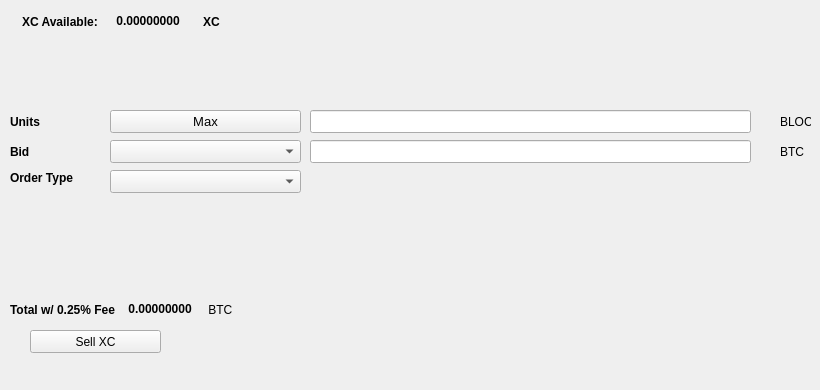
   <widget class="QWidget" name="SellTab">
    <attribute name="title">
     <string>Sell</string>
    </attribute>
    <widget class="QLabel" name="label_16">
     <property name="geometry">
      <rect>
       <x>780</x>
       <y>140</y>
       <width>31</width>
       <height>23</height>
      </rect>
     </property>
     <property name="text">
      <string>BTC</string>
     </property>
    </widget>
    <widget class="QComboBox" name="SellBidcomboBox">
     <property name="geometry">
      <rect>
       <x>110</x>
       <y>140</y>
       <width>191</width>
       <height>23</height>
      </rect>
     </property>
     <property name="font">
      <font>
       <pointsize>10</pointsize>
      </font>
     </property>
    </widget>
    <widget class="QLabel" name="label_18">
     <property name="geometry">
      <rect>
       <x>10</x>
       <y>110</y>
       <width>46</width>
       <height>23</height>
      </rect>
     </property>
     <property name="font">
      <font>
       <weight>75</weight>
       <bold>true</bold>
      </font>
     </property>
     <property name="text">
      <string>Units</string>
     </property>
    </widget>
    <widget class="QPushButton" name="Sell_Max_Amount">
     <property name="geometry">
      <rect>
       <x>110</x>
       <y>110</y>
       <width>191</width>
       <height>23</height>
      </rect>
     </property>
     <property name="font">
      <font>
       <pointsize>10</pointsize>
      </font>
     </property>
     <property name="text">
      <string>Max</string>
     </property>
    </widget>
    <widget class="QLabel" name="label_20">
     <property name="geometry">
      <rect>
       <x>10</x>
       <y>170</y>
       <width>91</width>
       <height>16</height>
      </rect>
     </property>
     <property name="font">
      <font>
       <weight>75</weight>
       <bold>true</bold>
      </font>
     </property>
     <property name="text">
      <string>Order Type</string>
     </property>
    </widget>
    <widget class="QComboBox" name="SellOrdertypeCombo">
     <property name="geometry">
      <rect>
       <x>110</x>
       <y>170</y>
       <width>191</width>
       <height>23</height>
      </rect>
     </property>
     <property name="font">
      <font>
       <pointsize>10</pointsize>
      </font>
     </property>
    </widget>
    <widget class="QLabel" name="label_21">
     <property name="geometry">
      <rect>
       <x>10</x>
       <y>140</y>
       <width>46</width>
       <height>23</height>
      </rect>
     </property>
     <property name="font">
      <font>
       <weight>75</weight>
       <bold>true</bold>
      </font>
     </property>
     <property name="text">
      <string>Bid</string>
     </property>
    </widget>
    <widget class="QLabel" name="label_22">
     <property name="geometry">
      <rect>
       <x>780</x>
       <y>110</y>
       <width>31</width>
       <height>23</height>
      </rect>
     </property>
     <property name="text">
      <string>BLOCK</string>
     </property>
    </widget>
    <widget class="QLineEdit" name="UnitsInputBLOCK">
     <property name="geometry">
      <rect>
       <x>310</x>
       <y>110</y>
       <width>441</width>
       <height>23</height>
      </rect>
     </property>
     <property name="font">
      <font>
       <pointsize>9</pointsize>
       <weight>75</weight>
       <bold>true</bold>
      </font>
     </property>
    </widget>
    <widget class="QLineEdit" name="SellBidPriceEdit">
     <property name="geometry">
      <rect>
       <x>310</x>
       <y>140</y>
       <width>441</width>
       <height>23</height>
      </rect>
     </property>
     <property name="font">
      <font>
       <pointsize>9</pointsize>
       <weight>75</weight>
       <bold>true</bold>
      </font>
     </property>
    </widget>
    <widget class="QPushButton" name="SellBLOCKBTN">
     <property name="geometry">
      <rect>
       <x>30</x>
       <y>330</y>
       <width>131</width>
       <height>23</height>
      </rect>
     </property>
     <property name="text">
      <string>Sell XC</string>
     </property>
     <property name="icon">
      <iconset resource="../blocknetdx.qrc">
       <normaloff>:/icons/bitcoin</normaloff>:/icons/bitcoin</iconset>
     </property>
    </widget>
    <widget class="QWidget" name="layoutWidget3">
     <property name="geometry">
      <rect>
       <x>22</x>
       <y>12</y>
       <width>266</width>
       <height>19</height>
      </rect>
     </property>
     <layout class="QHBoxLayout" name="horizontalLayout">
      <item>
       <widget class="QLabel" name="label232_2">
        <property name="font">
         <font>
          <weight>75</weight>
          <bold>true</bold>
         </font>
        </property>
        <property name="text">
         <string>XC Available:</string>
        </property>
       </widget>
      </item>
      <item>
       <widget class="QLabel" name="BLOCKAvailableLabel">
        <property name="palette">
         <palette>
          <active>
           <colorrole role="WindowText">
            <brush brushstyle="SolidPattern">
             <color alpha="255">
              <red>0</red>
              <green>0</green>
              <blue>0</blue>
             </color>
            </brush>
           </colorrole>
           <colorrole role="Button">
            <brush brushstyle="SolidPattern">
             <color alpha="255">
              <red>0</red>
              <green>170</green>
              <blue>0</blue>
             </color>
            </brush>
           </colorrole>
           <colorrole role="Light">
            <brush brushstyle="SolidPattern">
             <color alpha="255">
              <red>0</red>
              <green>255</green>
              <blue>0</blue>
             </color>
            </brush>
           </colorrole>
           <colorrole role="Midlight">
            <brush brushstyle="SolidPattern">
             <color alpha="255">
              <red>0</red>
              <green>212</green>
              <blue>0</blue>
             </color>
            </brush>
           </colorrole>
           <colorrole role="Dark">
            <brush brushstyle="SolidPattern">
             <color alpha="255">
              <red>0</red>
              <green>85</green>
              <blue>0</blue>
             </color>
            </brush>
           </colorrole>
           <colorrole role="Mid">
            <brush brushstyle="SolidPattern">
             <color alpha="255">
              <red>0</red>
              <green>113</green>
              <blue>0</blue>
             </color>
            </brush>
           </colorrole>
           <colorrole role="Text">
            <brush brushstyle="SolidPattern">
             <color alpha="255">
              <red>0</red>
              <green>170</green>
              <blue>0</blue>
             </color>
            </brush>
           </colorrole>
           <colorrole role="BrightText">
            <brush brushstyle="SolidPattern">
             <color alpha="255">
              <red>255</red>
              <green>255</green>
              <blue>255</blue>
             </color>
            </brush>
           </colorrole>
           <colorrole role="ButtonText">
            <brush brushstyle="SolidPattern">
             <color alpha="255">
              <red>0</red>
              <green>0</green>
              <blue>0</blue>
             </color>
            </brush>
           </colorrole>
           <colorrole role="Base">
            <brush brushstyle="SolidPattern">
             <color alpha="255">
              <red>255</red>
              <green>255</green>
              <blue>255</blue>
             </color>
            </brush>
           </colorrole>
           <colorrole role="Window">
            <brush brushstyle="SolidPattern">
             <color alpha="255">
              <red>0</red>
              <green>170</green>
              <blue>0</blue>
             </color>
            </brush>
           </colorrole>
           <colorrole role="Shadow">
            <brush brushstyle="SolidPattern">
             <color alpha="255">
              <red>0</red>
              <green>0</green>
              <blue>0</blue>
             </color>
            </brush>
           </colorrole>
           <colorrole role="AlternateBase">
            <brush brushstyle="SolidPattern">
             <color alpha="255">
              <red>127</red>
              <green>212</green>
              <blue>127</blue>
             </color>
            </brush>
           </colorrole>
           <colorrole role="ToolTipBase">
            <brush brushstyle="SolidPattern">
             <color alpha="255">
              <red>255</red>
              <green>255</green>
              <blue>220</blue>
             </color>
            </brush>
           </colorrole>
           <colorrole role="ToolTipText">
            <brush brushstyle="SolidPattern">
             <color alpha="255">
              <red>0</red>
              <green>0</green>
              <blue>0</blue>
             </color>
            </brush>
           </colorrole>
          </active>
          <inactive>
           <colorrole role="WindowText">
            <brush brushstyle="SolidPattern">
             <color alpha="255">
              <red>0</red>
              <green>0</green>
              <blue>0</blue>
             </color>
            </brush>
           </colorrole>
           <colorrole role="Button">
            <brush brushstyle="SolidPattern">
             <color alpha="255">
              <red>0</red>
              <green>170</green>
              <blue>0</blue>
             </color>
            </brush>
           </colorrole>
           <colorrole role="Light">
            <brush brushstyle="SolidPattern">
             <color alpha="255">
              <red>0</red>
              <green>255</green>
              <blue>0</blue>
             </color>
            </brush>
           </colorrole>
           <colorrole role="Midlight">
            <brush brushstyle="SolidPattern">
             <color alpha="255">
              <red>0</red>
              <green>212</green>
              <blue>0</blue>
             </color>
            </brush>
           </colorrole>
           <colorrole role="Dark">
            <brush brushstyle="SolidPattern">
             <color alpha="255">
              <red>0</red>
              <green>85</green>
              <blue>0</blue>
             </color>
            </brush>
           </colorrole>
           <colorrole role="Mid">
            <brush brushstyle="SolidPattern">
             <color alpha="255">
              <red>0</red>
              <green>113</green>
              <blue>0</blue>
             </color>
            </brush>
           </colorrole>
           <colorrole role="Text">
            <brush brushstyle="SolidPattern">
             <color alpha="255">
              <red>0</red>
              <green>170</green>
              <blue>0</blue>
             </color>
            </brush>
           </colorrole>
           <colorrole role="BrightText">
            <brush brushstyle="SolidPattern">
             <color alpha="255">
              <red>255</red>
              <green>255</green>
              <blue>255</blue>
             </color>
            </brush>
           </colorrole>
           <colorrole role="ButtonText">
            <brush brushstyle="SolidPattern">
             <color alpha="255">
              <red>0</red>
              <green>0</green>
              <blue>0</blue>
             </color>
            </brush>
           </colorrole>
           <colorrole role="Base">
            <brush brushstyle="SolidPattern">
             <color alpha="255">
              <red>255</red>
              <green>255</green>
              <blue>255</blue>
             </color>
            </brush>
           </colorrole>
           <colorrole role="Window">
            <brush brushstyle="SolidPattern">
             <color alpha="255">
              <red>0</red>
              <green>170</green>
              <blue>0</blue>
             </color>
            </brush>
           </colorrole>
           <colorrole role="Shadow">
            <brush brushstyle="SolidPattern">
             <color alpha="255">
              <red>0</red>
              <green>0</green>
              <blue>0</blue>
             </color>
            </brush>
           </colorrole>
           <colorrole role="AlternateBase">
            <brush brushstyle="SolidPattern">
             <color alpha="255">
              <red>127</red>
              <green>212</green>
              <blue>127</blue>
             </color>
            </brush>
           </colorrole>
           <colorrole role="ToolTipBase">
            <brush brushstyle="SolidPattern">
             <color alpha="255">
              <red>255</red>
              <green>255</green>
              <blue>220</blue>
             </color>
            </brush>
           </colorrole>
           <colorrole role="ToolTipText">
            <brush brushstyle="SolidPattern">
             <color alpha="255">
              <red>0</red>
              <green>0</green>
              <blue>0</blue>
             </color>
            </brush>
           </colorrole>
          </inactive>
          <disabled>
           <colorrole role="WindowText">
            <brush brushstyle="SolidPattern">
             <color alpha="255">
              <red>0</red>
              <green>85</green>
              <blue>0</blue>
             </color>
            </brush>
           </colorrole>
           <colorrole role="Button">
            <brush brushstyle="SolidPattern">
             <color alpha="255">
              <red>0</red>
              <green>170</green>
              <blue>0</blue>
             </color>
            </brush>
           </colorrole>
           <colorrole role="Light">
            <brush brushstyle="SolidPattern">
             <color alpha="255">
              <red>0</red>
              <green>255</green>
              <blue>0</blue>
             </color>
            </brush>
           </colorrole>
           <colorrole role="Midlight">
            <brush brushstyle="SolidPattern">
             <color alpha="255">
              <red>0</red>
              <green>212</green>
              <blue>0</blue>
             </color>
            </brush>
           </colorrole>
           <colorrole role="Dark">
            <brush brushstyle="SolidPattern">
             <color alpha="255">
              <red>0</red>
              <green>85</green>
              <blue>0</blue>
             </color>
            </brush>
           </colorrole>
           <colorrole role="Mid">
            <brush brushstyle="SolidPattern">
             <color alpha="255">
              <red>0</red>
              <green>113</green>
              <blue>0</blue>
             </color>
            </brush>
           </colorrole>
           <colorrole role="Text">
            <brush brushstyle="SolidPattern">
             <color alpha="255">
              <red>0</red>
              <green>85</green>
              <blue>0</blue>
             </color>
            </brush>
           </colorrole>
           <colorrole role="BrightText">
            <brush brushstyle="SolidPattern">
             <color alpha="255">
              <red>255</red>
              <green>255</green>
              <blue>255</blue>
             </color>
            </brush>
           </colorrole>
           <colorrole role="ButtonText">
            <brush brushstyle="SolidPattern">
             <color alpha="255">
              <red>0</red>
              <green>85</green>
              <blue>0</blue>
             </color>
            </brush>
           </colorrole>
           <colorrole role="Base">
            <brush brushstyle="SolidPattern">
             <color alpha="255">
              <red>0</red>
              <green>170</green>
              <blue>0</blue>
             </color>
            </brush>
           </colorrole>
           <colorrole role="Window">
            <brush brushstyle="SolidPattern">
             <color alpha="255">
              <red>0</red>
              <green>170</green>
              <blue>0</blue>
             </color>
            </brush>
           </colorrole>
           <colorrole role="Shadow">
            <brush brushstyle="SolidPattern">
             <color alpha="255">
              <red>0</red>
              <green>0</green>
              <blue>0</blue>
             </color>
            </brush>
           </colorrole>
           <colorrole role="AlternateBase">
            <brush brushstyle="SolidPattern">
             <color alpha="255">
              <red>0</red>
              <green>170</green>
              <blue>0</blue>
             </color>
            </brush>
           </colorrole>
           <colorrole role="ToolTipBase">
            <brush brushstyle="SolidPattern">
             <color alpha="255">
              <red>255</red>
              <green>255</green>
              <blue>220</blue>
             </color>
            </brush>
           </colorrole>
           <colorrole role="ToolTipText">
            <brush brushstyle="SolidPattern">
             <color alpha="255">
              <red>0</red>
              <green>0</green>
              <blue>0</blue>
             </color>
            </brush>
           </colorrole>
          </disabled>
         </palette>
        </property>
        <property name="font">
         <font>
          <weight>75</weight>
          <bold>true</bold>
         </font>
        </property>
        <property name="text">
         <string> 0.00000000 </string>
        </property>
        <property name="textInteractionFlags">
         <set>Qt::LinksAccessibleByMouse|Qt::TextSelectableByKeyboard|Qt::TextSelectableByMouse</set>
        </property>
       </widget>
      </item>
      <item>
       <widget class="QLabel" name="labelBLOCK">
        <property name="font">
         <font>
          <weight>75</weight>
          <bold>true</bold>
         </font>
        </property>
        <property name="text">
         <string>XC</string>
        </property>
       </widget>
      </item>
     </layout>
    </widget>
    <widget class="QWidget" name="layoutWidget">
     <property name="geometry">
      <rect>
       <x>10</x>
       <y>300</y>
       <width>268</width>
       <height>19</height>
      </rect>
     </property>
     <layout class="QHBoxLayout" name="horizontalLayout_2">
      <item>
       <widget class="QLabel" name="label_19">
        <property name="font">
         <font>
          <weight>75</weight>
          <bold>true</bold>
         </font>
        </property>
        <property name="text">
         <string>Total w/ 0.25% Fee </string>
        </property>
       </widget>
      </item>
      <item>
       <widget class="QLabel" name="SellCostLabel">
        <property name="palette">
         <palette>
          <active>
           <colorrole role="WindowText">
            <brush brushstyle="SolidPattern">
             <color alpha="255">
              <red>0</red>
              <green>0</green>
              <blue>0</blue>
             </color>
            </brush>
           </colorrole>
           <colorrole role="Button">
            <brush brushstyle="SolidPattern">
             <color alpha="255">
              <red>0</red>
              <green>170</green>
              <blue>0</blue>
             </color>
            </brush>
           </colorrole>
           <colorrole role="Light">
            <brush brushstyle="SolidPattern">
             <color alpha="255">
              <red>0</red>
              <green>255</green>
              <blue>0</blue>
             </color>
            </brush>
           </colorrole>
           <colorrole role="Midlight">
            <brush brushstyle="SolidPattern">
             <color alpha="255">
              <red>0</red>
              <green>212</green>
              <blue>0</blue>
             </color>
            </brush>
           </colorrole>
           <colorrole role="Dark">
            <brush brushstyle="SolidPattern">
             <color alpha="255">
              <red>0</red>
              <green>85</green>
              <blue>0</blue>
             </color>
            </brush>
           </colorrole>
           <colorrole role="Mid">
            <brush brushstyle="SolidPattern">
             <color alpha="255">
              <red>0</red>
              <green>113</green>
              <blue>0</blue>
             </color>
            </brush>
           </colorrole>
           <colorrole role="Text">
            <brush brushstyle="SolidPattern">
             <color alpha="255">
              <red>0</red>
              <green>170</green>
              <blue>0</blue>
             </color>
            </brush>
           </colorrole>
           <colorrole role="BrightText">
            <brush brushstyle="SolidPattern">
             <color alpha="255">
              <red>255</red>
              <green>255</green>
              <blue>255</blue>
             </color>
            </brush>
           </colorrole>
           <colorrole role="ButtonText">
            <brush brushstyle="SolidPattern">
             <color alpha="255">
              <red>0</red>
              <green>0</green>
              <blue>0</blue>
             </color>
            </brush>
           </colorrole>
           <colorrole role="Base">
            <brush brushstyle="SolidPattern">
             <color alpha="255">
              <red>255</red>
              <green>255</green>
              <blue>255</blue>
             </color>
            </brush>
           </colorrole>
           <colorrole role="Window">
            <brush brushstyle="SolidPattern">
             <color alpha="255">
              <red>0</red>
              <green>170</green>
              <blue>0</blue>
             </color>
            </brush>
           </colorrole>
           <colorrole role="Shadow">
            <brush brushstyle="SolidPattern">
             <color alpha="255">
              <red>0</red>
              <green>0</green>
              <blue>0</blue>
             </color>
            </brush>
           </colorrole>
           <colorrole role="AlternateBase">
            <brush brushstyle="SolidPattern">
             <color alpha="255">
              <red>127</red>
              <green>212</green>
              <blue>127</blue>
             </color>
            </brush>
           </colorrole>
           <colorrole role="ToolTipBase">
            <brush brushstyle="SolidPattern">
             <color alpha="255">
              <red>255</red>
              <green>255</green>
              <blue>220</blue>
             </color>
            </brush>
           </colorrole>
           <colorrole role="ToolTipText">
            <brush brushstyle="SolidPattern">
             <color alpha="255">
              <red>0</red>
              <green>0</green>
              <blue>0</blue>
             </color>
            </brush>
           </colorrole>
          </active>
          <inactive>
           <colorrole role="WindowText">
            <brush brushstyle="SolidPattern">
             <color alpha="255">
              <red>0</red>
              <green>0</green>
              <blue>0</blue>
             </color>
            </brush>
           </colorrole>
           <colorrole role="Button">
            <brush brushstyle="SolidPattern">
             <color alpha="255">
              <red>0</red>
              <green>170</green>
              <blue>0</blue>
             </color>
            </brush>
           </colorrole>
           <colorrole role="Light">
            <brush brushstyle="SolidPattern">
             <color alpha="255">
              <red>0</red>
              <green>255</green>
              <blue>0</blue>
             </color>
            </brush>
           </colorrole>
           <colorrole role="Midlight">
            <brush brushstyle="SolidPattern">
             <color alpha="255">
              <red>0</red>
              <green>212</green>
              <blue>0</blue>
             </color>
            </brush>
           </colorrole>
           <colorrole role="Dark">
            <brush brushstyle="SolidPattern">
             <color alpha="255">
              <red>0</red>
              <green>85</green>
              <blue>0</blue>
             </color>
            </brush>
           </colorrole>
           <colorrole role="Mid">
            <brush brushstyle="SolidPattern">
             <color alpha="255">
              <red>0</red>
              <green>113</green>
              <blue>0</blue>
             </color>
            </brush>
           </colorrole>
           <colorrole role="Text">
            <brush brushstyle="SolidPattern">
             <color alpha="255">
              <red>0</red>
              <green>170</green>
              <blue>0</blue>
             </color>
            </brush>
           </colorrole>
           <colorrole role="BrightText">
            <brush brushstyle="SolidPattern">
             <color alpha="255">
              <red>255</red>
              <green>255</green>
              <blue>255</blue>
             </color>
            </brush>
           </colorrole>
           <colorrole role="ButtonText">
            <brush brushstyle="SolidPattern">
             <color alpha="255">
              <red>0</red>
              <green>0</green>
              <blue>0</blue>
             </color>
            </brush>
           </colorrole>
           <colorrole role="Base">
            <brush brushstyle="SolidPattern">
             <color alpha="255">
              <red>255</red>
              <green>255</green>
              <blue>255</blue>
             </color>
            </brush>
           </colorrole>
           <colorrole role="Window">
            <brush brushstyle="SolidPattern">
             <color alpha="255">
              <red>0</red>
              <green>170</green>
              <blue>0</blue>
             </color>
            </brush>
           </colorrole>
           <colorrole role="Shadow">
            <brush brushstyle="SolidPattern">
             <color alpha="255">
              <red>0</red>
              <green>0</green>
              <blue>0</blue>
             </color>
            </brush>
           </colorrole>
           <colorrole role="AlternateBase">
            <brush brushstyle="SolidPattern">
             <color alpha="255">
              <red>127</red>
              <green>212</green>
              <blue>127</blue>
             </color>
            </brush>
           </colorrole>
           <colorrole role="ToolTipBase">
            <brush brushstyle="SolidPattern">
             <color alpha="255">
              <red>255</red>
              <green>255</green>
              <blue>220</blue>
             </color>
            </brush>
           </colorrole>
           <colorrole role="ToolTipText">
            <brush brushstyle="SolidPattern">
             <color alpha="255">
              <red>0</red>
              <green>0</green>
              <blue>0</blue>
             </color>
            </brush>
           </colorrole>
          </inactive>
          <disabled>
           <colorrole role="WindowText">
            <brush brushstyle="SolidPattern">
             <color alpha="255">
              <red>0</red>
              <green>85</green>
              <blue>0</blue>
             </color>
            </brush>
           </colorrole>
           <colorrole role="Button">
            <brush brushstyle="SolidPattern">
             <color alpha="255">
              <red>0</red>
              <green>170</green>
              <blue>0</blue>
             </color>
            </brush>
           </colorrole>
           <colorrole role="Light">
            <brush brushstyle="SolidPattern">
             <color alpha="255">
              <red>0</red>
              <green>255</green>
              <blue>0</blue>
             </color>
            </brush>
           </colorrole>
           <colorrole role="Midlight">
            <brush brushstyle="SolidPattern">
             <color alpha="255">
              <red>0</red>
              <green>212</green>
              <blue>0</blue>
             </color>
            </brush>
           </colorrole>
           <colorrole role="Dark">
            <brush brushstyle="SolidPattern">
             <color alpha="255">
              <red>0</red>
              <green>85</green>
              <blue>0</blue>
             </color>
            </brush>
           </colorrole>
           <colorrole role="Mid">
            <brush brushstyle="SolidPattern">
             <color alpha="255">
              <red>0</red>
              <green>113</green>
              <blue>0</blue>
             </color>
            </brush>
           </colorrole>
           <colorrole role="Text">
            <brush brushstyle="SolidPattern">
             <color alpha="255">
              <red>0</red>
              <green>85</green>
              <blue>0</blue>
             </color>
            </brush>
           </colorrole>
           <colorrole role="BrightText">
            <brush brushstyle="SolidPattern">
             <color alpha="255">
              <red>255</red>
              <green>255</green>
              <blue>255</blue>
             </color>
            </brush>
           </colorrole>
           <colorrole role="ButtonText">
            <brush brushstyle="SolidPattern">
             <color alpha="255">
              <red>0</red>
              <green>85</green>
              <blue>0</blue>
             </color>
            </brush>
           </colorrole>
           <colorrole role="Base">
            <brush brushstyle="SolidPattern">
             <color alpha="255">
              <red>0</red>
              <green>170</green>
              <blue>0</blue>
             </color>
            </brush>
           </colorrole>
           <colorrole role="Window">
            <brush brushstyle="SolidPattern">
             <color alpha="255">
              <red>0</red>
              <green>170</green>
              <blue>0</blue>
             </color>
            </brush>
           </colorrole>
           <colorrole role="Shadow">
            <brush brushstyle="SolidPattern">
             <color alpha="255">
              <red>0</red>
              <green>0</green>
              <blue>0</blue>
             </color>
            </brush>
           </colorrole>
           <colorrole role="AlternateBase">
            <brush brushstyle="SolidPattern">
             <color alpha="255">
              <red>0</red>
              <green>170</green>
              <blue>0</blue>
             </color>
            </brush>
           </colorrole>
           <colorrole role="ToolTipBase">
            <brush brushstyle="SolidPattern">
             <color alpha="255">
              <red>255</red>
              <green>255</green>
              <blue>220</blue>
             </color>
            </brush>
           </colorrole>
           <colorrole role="ToolTipText">
            <brush brushstyle="SolidPattern">
             <color alpha="255">
              <red>0</red>
              <green>0</green>
              <blue>0</blue>
             </color>
            </brush>
           </colorrole>
          </disabled>
         </palette>
        </property>
        <property name="font">
         <font>
          <weight>75</weight>
          <bold>true</bold>
         </font>
        </property>
        <property name="autoFillBackground">
         <bool>false</bool>
        </property>
        <property name="text">
         <string> 0.00000000</string>
        </property>
        <property name="textInteractionFlags">
         <set>Qt::LinksAccessibleByMouse|Qt::TextSelectableByMouse</set>
        </property>
       </widget>
      </item>
      <item>
       <widget class="QLabel" name="label_17">
        <property name="font">
         <font>
          <weight>50</weight>
          <bold>false</bold>
         </font>
        </property>
        <property name="text">
         <string> BTC</string>
        </property>
       </widget>
      </item>
     </layout>
    </widget>
    <widget class="QLabel" name="label_23">
     <property name="geometry">
      <rect>
       <x>460</x>
       <y>300</y>
       <width>281</width>
       <height>81</height>
      </rect>
     </property>
     <property name="text">
      <string/>
     </property>
     <property name="pixmap">
      <pixmap>:/images/bittrex</pixmap>
     </property>
    </widget>
   </widget>
